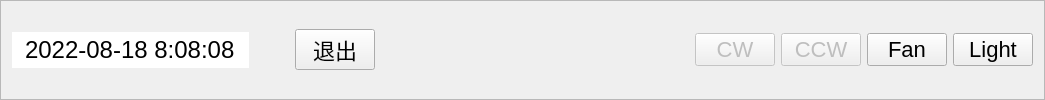
     <widget class="QFrame" name="frame">
      <property name="sizePolicy">
       <sizepolicy hsizetype="Preferred" vsizetype="Minimum">
        <horstretch>0</horstretch>
        <verstretch>0</verstretch>
       </sizepolicy>
      </property>
      <property name="minimumSize">
       <size>
        <width>960</width>
        <height>50</height>
       </size>
      </property>
      <property name="font">
       <font>
        <family>Arial</family>
        <pointsize>12</pointsize>
       </font>
      </property>
      <property name="styleSheet">
       <string notr="true">QPushButton{font:22px;}</string>
      </property>
      <property name="frameShape">
       <enum>QFrame::StyledPanel</enum>
      </property>
      <property name="frameShadow">
       <enum>QFrame::Raised</enum>
      </property>
      <layout class="QHBoxLayout" name="horizontalLayout">
       <item>
        <widget class="QDateTimeEdit" name="dateTimeEdit">
         <property name="sizePolicy">
          <sizepolicy hsizetype="Preferred" vsizetype="Fixed">
           <horstretch>0</horstretch>
           <verstretch>0</verstretch>
          </sizepolicy>
         </property>
         <property name="font">
          <font>
           <family>Arial</family>
           <pointsize>18</pointsize>
           <kerning>false</kerning>
          </font>
         </property>
         <property name="autoFillBackground">
          <bool>false</bool>
         </property>
         <property name="styleSheet">
          <string notr="true"/>
         </property>
         <property name="wrapping">
          <bool>false</bool>
         </property>
         <property name="frame">
          <bool>false</bool>
         </property>
         <property name="alignment">
          <set>Qt::AlignCenter</set>
         </property>
         <property name="readOnly">
          <bool>true</bool>
         </property>
         <property name="buttonSymbols">
          <enum>QAbstractSpinBox::NoButtons</enum>
         </property>
         <property name="specialValueText">
          <string notr="true"/>
         </property>
         <property name="accelerated">
          <bool>false</bool>
         </property>
         <property name="keyboardTracking">
          <bool>false</bool>
         </property>
         <property name="showGroupSeparator" stdset="0">
          <bool>false</bool>
         </property>
         <property name="dateTime">
          <datetime>
           <hour>8</hour>
           <minute>8</minute>
           <second>8</second>
           <year>2022</year>
           <month>8</month>
           <day>18</day>
          </datetime>
         </property>
         <property name="currentSection">
          <enum>QDateTimeEdit::YearSection</enum>
         </property>
         <property name="displayFormat">
          <string notr="true">yyyy-MM-dd H:mm:ss</string>
         </property>
         <property name="currentSectionIndex">
          <number>0</number>
         </property>
        </widget>
       </item>
       <item>
        <spacer name="horizontalSpacer_5">
         <property name="orientation">
          <enum>Qt::Horizontal</enum>
         </property>
         <property name="sizeHint" stdset="0">
          <size>
           <width>40</width>
           <height>20</height>
          </size>
         </property>
        </spacer>
       </item>
       <item>
        <widget class="QPushButton" name="pushButton">
         <property name="sizePolicy">
          <sizepolicy hsizetype="Preferred" vsizetype="Fixed">
           <horstretch>0</horstretch>
           <verstretch>0</verstretch>
          </sizepolicy>
         </property>
         <property name="text">
          <string>退出</string>
         </property>
        </widget>
       </item>
       <item>
        <spacer name="horizontalSpacer_6">
         <property name="orientation">
          <enum>Qt::Horizontal</enum>
         </property>
         <property name="sizeHint" stdset="0">
          <size>
           <width>40</width>
           <height>20</height>
          </size>
         </property>
        </spacer>
       </item>
       <item>
        <spacer name="horizontalSpacer">
         <property name="orientation">
          <enum>Qt::Horizontal</enum>
         </property>
         <property name="sizeHint" stdset="0">
          <size>
           <width>274</width>
           <height>20</height>
          </size>
         </property>
        </spacer>
       </item>
       <item>
        <widget class="QPushButton" name="pushButton_2">
         <property name="enabled">
          <bool>false</bool>
         </property>
         <property name="sizePolicy">
          <sizepolicy hsizetype="Preferred" vsizetype="Fixed">
           <horstretch>0</horstretch>
           <verstretch>0</verstretch>
          </sizepolicy>
         </property>
         <property name="text">
          <string>CW</string>
         </property>
        </widget>
       </item>
       <item>
        <widget class="QPushButton" name="pushButton_3">
         <property name="enabled">
          <bool>false</bool>
         </property>
         <property name="sizePolicy">
          <sizepolicy hsizetype="Preferred" vsizetype="Fixed">
           <horstretch>0</horstretch>
           <verstretch>0</verstretch>
          </sizepolicy>
         </property>
         <property name="text">
          <string>CCW</string>
         </property>
        </widget>
       </item>
       <item>
        <widget class="QPushButton" name="pushButton_4">
         <property name="sizePolicy">
          <sizepolicy hsizetype="Preferred" vsizetype="Fixed">
           <horstretch>0</horstretch>
           <verstretch>0</verstretch>
          </sizepolicy>
         </property>
         <property name="text">
          <string>Fan</string>
         </property>
         <property name="checkable">
          <bool>true</bool>
         </property>
        </widget>
       </item>
       <item>
        <widget class="QPushButton" name="pushButton_5">
         <property name="sizePolicy">
          <sizepolicy hsizetype="Preferred" vsizetype="Fixed">
           <horstretch>0</horstretch>
           <verstretch>0</verstretch>
          </sizepolicy>
         </property>
         <property name="text">
          <string>Light</string>
         </property>
         <property name="checkable">
          <bool>true</bool>
         </property>
        </widget>
       </item>
      </layout>
     </widget>
